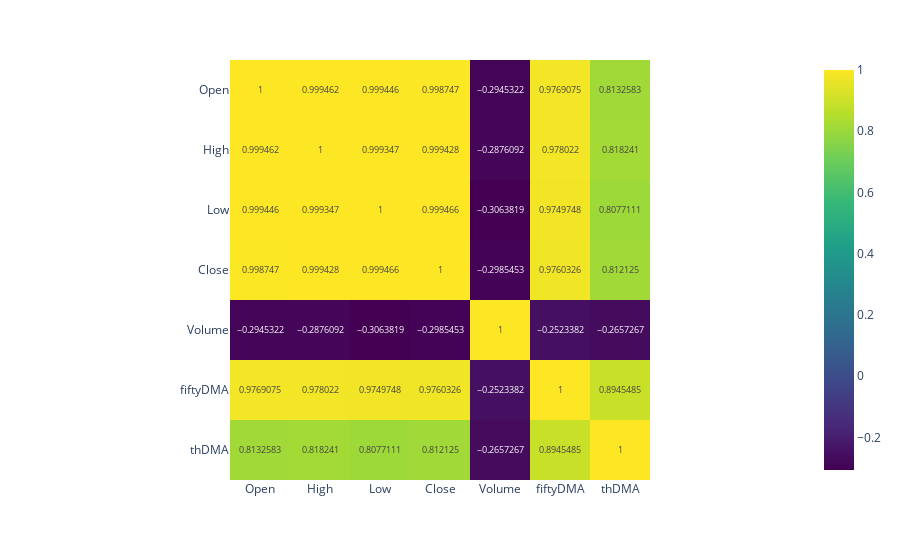

Write notebook code for a chart like this one.
### Code cell
import plotly.express as px
fig = px.imshow(df.corr(), text_auto=True, color_continuous_scale='Viridis')
fig.show()

### Figure 1 — Plotly figure (JSON) as saved in the notebook; plotly's stock layout.template omitted (floating-point values rounded to 4 significant figures)
{"data": [{"coloraxis": "coloraxis", "hovertemplate": "x: %{x}<br>y: %{y}<br>color: %{z}<extra></extra>", "name": "0", "texttemplate": "%{z}", "type": "heatmap", "x": ["Open", "High", "Low", "Close", "Volume", "fiftyDMA", "thDMA"], "xaxis": "x", "y": ["Open", "High", "Low", "Close", "Volume", "fiftyDMA", "thDMA"], "yaxis": "y", "z": [[1, 0.9995, 0.9994, 0.9987, -0.2945, 0.9769, 0.8133], [0.9995, 1, 0.9993, 0.9994, -0.2876, 0.978, 0.8182], [0.9994, 0.9993, 1, 0.9995, -0.3064, 0.975, 0.8077], [0.9987, 0.9994, 0.9995, 1, -0.2985, 0.976, 0.8121], [-0.2945, -0.2876, -0.3064, -0.2985, 1, -0.2523, -0.2657], [0.9769, 0.978, 0.975, 0.976, -0.2523, 1, 0.8945], [0.8133, 0.8182, 0.8077, 0.8121, -0.2657, 0.8945, 1]]}], "layout": {"coloraxis": {"colorscale": [[0, "#440154"], [0.1111, "#482878"], [0.2222, "#3e4989"], [0.3333, "#31688e"], [0.4444, "#26828e"], [0.5556, "#1f9e89"], [0.6667, "#35b779"], [0.7778, "#6ece58"], [0.8889, "#b5de2b"], [1, "#fde725"]]}, "margin": {"t": 60}, "xaxis": {"anchor": "y", "constrain": "domain", "domain": [0, 1], "scaleanchor": "y"}, "yaxis": {"anchor": "x", "autorange": "reversed", "constrain": "domain", "domain": [0, 1]}}}
